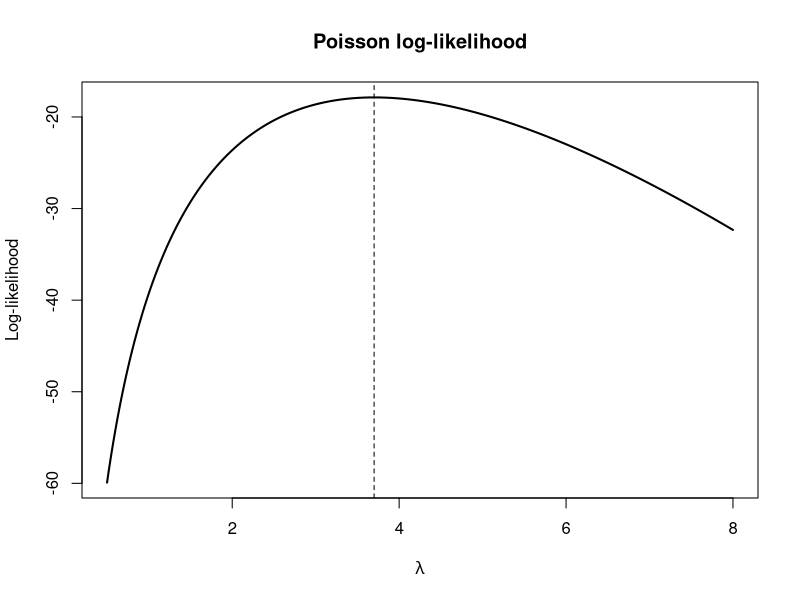
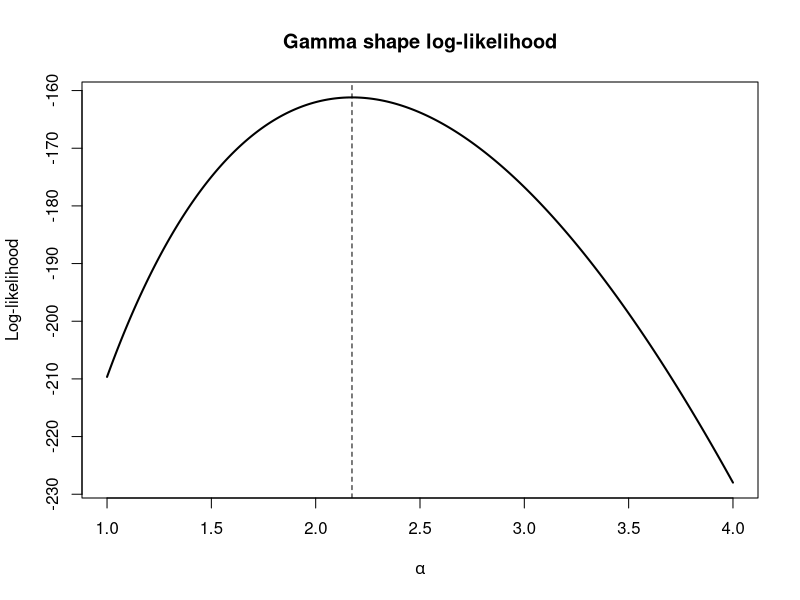

Source code (R) for these figures, in order:
## ---- chunk 1
knitr::opts_chunk$set(
  echo = TRUE,
  message = FALSE,
  warning = FALSE,
  comment = "",
  collapse = TRUE,
  fig.align = "center",
  fig.width = 6.5,
  fig.height = 4,
  fig.retina = 2
)
## ---- chunk 2
orders <- c(2, 3, 5, 4, 3, 6, 2, 4, 5, 3)
## ---- chunk 3
orders <- c(2, 3, 5, 4, 3, 6, 2, 4, 5, 3)
n <- length(orders)
lambda_hat <- mean(orders)

loglik <- function(lambda) {
  -n * lambda + sum(orders) * log(lambda) -
    sum(lgamma(orders + 1))
}

lambda <- seq(0.5, 8, by = 0.01)
plot(lambda, loglik(lambda), type = "l", lwd = 2,
     xlab = expression(lambda), ylab = "Log-likelihood",
     main = "Poisson log-likelihood")
abline(v = lambda_hat, lty = 2)
lambda_hat
## ---- chunk 4
repair_time <- c(4.148, 1.522, 2.977, 0.842, 2.06, 3.539, 0.143, 1.521,
  4.127, 2.472, 1.076, 4.858, 4.899, 1.629, 1.559, 2.471, 5.056, 2.37,
  1.998, 0.906, 2.527, 0.591, 1.825, 1.583, 3.194, 6.149, 0.687, 5.548,
  0.815, 3.616, 3.64, 2.66, 2.899, 1.571, 8.644, 1.47, 3.249, 1.202,
  3.344, 1.448, 0.309, 2.395, 6.531, 1.78, 2.417, 1.828, 1.82, 1.595,
  4.037, 2.367, 3.369, 1.015, 1.178, 4.3, 1.697, 4.133, 1.402, 1.884,
  6.049, 3.355, 4.37, 0.271, 1.81, 1.755, 1.113, 2.395, 1.501, 2.473,
  0.909, 1.021, 3.19, 3.6, 2.28, 7.34, 2.538, 1.144, 3.795, 3.891,
  7.593, 1.465, 1.958, 1.941, 1.578, 1.271, 1.148, 1.949, 1.901, 4.236,
  3.368, 2.859)
## ---- chunk 5
n <- length(repair_time)
beta <- 0.8

loglik <- function(alpha) {
  n * alpha * log(beta) - n * lgamma(alpha) +
    (alpha - 1) * sum(log(repair_time)) - beta * sum(repair_time)
}

optimize(loglik, interval = c(0.1, 10), maximum = TRUE)
## ---- chunk 6
alpha <- seq(1, 4, by = 0.01)
plot(alpha, loglik(alpha), type = "l", lwd = 2,
     xlab = expression(alpha), ylab = "Log-likelihood",
     main = "Gamma shape log-likelihood")
abline(v = 2.174, lty = 2)
